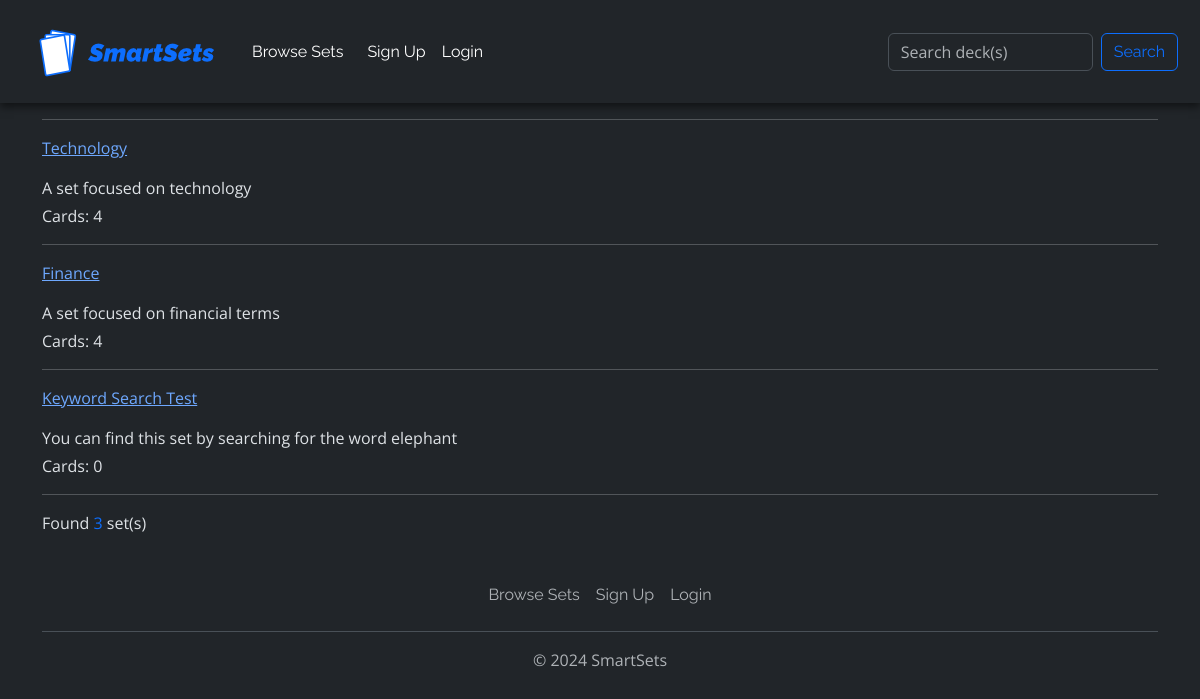
/sets/search/, run on the app's committed database.
### sets/models.py (models this page shows, shortened)
class Sets(models.Model):
    name = CharField(blank=False, max_length=128)
    description = TextField()
    card_count = IntegerField()
    public = BooleanField()
    shared_with = ManyToManyField(User, related_name="shared_with", blank=True)
    author = ForeignKey(User, on_delete=models.CASCADE, related_name="author")
    slug = models.SlugField(unique=True, null=False)

### sets/views.py (the view)
# urls.py: path('search/', views.search_sets, name='search_sets'),
def search_sets(request):
    query = request.GET.get('q')
    query = "" if query == None else query
    match_sets = Sets.objects.filter((Q(name__icontains=query) | Q(description__icontains=query)) & Q(public=True))
    set_count = len(match_sets)
    context = {"sets":match_sets, "count":set_count}
    return render(request, "view_sets.html", context=context)

### sets/templates/view_sets.html (shortened to what this page needs)
{% extends "base_layout.html" %}
{% block content %}
<div class="container">
    {% for set in sets %}
    <hr>
    <p><a href="{% url 'view_set' set.slug %}">{{set.name}}</a></h4>
    <p class="mb-1"> {{set.description|truncatechars:64}} </p>
    <p class="mt-0"> Cards: {{set.card_count}} </p>
    {% endfor %}
    <hr>
    <p>Found <span class="text-primary">{{count}}</span> set(s)</p>
</div>
{% endblock %}

### SmartSets/templates/base_layout.html (shortened to what this page needs)
{% load static %}
<!DOCTYPE html>
<html lang="en" data-bs-theme="dark">
  <head>
    <link href="https://cdn.jsdelivr.net/npm/bootstrap@5.3.3/dist/css/bootstrap.min.css" rel="stylesheet">
    <link rel="stylesheet" href="{% static 'styles.css' %}">
</head>
  <body>
   <nav class="header-shadow navbar navbar-expand-lg bg-dark sticky-top">
    <div class="container-fluid">
      <a class="navbar-brand ms-3" href="{% url 'home' %}">
        <img src="{% static 'images/smartsets.png' %}" alt="logo", class="d-inline-block align-text-top", width="200", height="50">
      </a>
      <div class="collapse navbar-collapse" id="mynavbar">
        <ul class="navbar-nav me-auto">
          <li class="nav-item">
            <a class="nav-link me-2" href="{% url 'sets_home' %}">Browse Sets</a>
          </li>
          {% if user.is_authenticated %}
          <li class="nav-item">
            <a class="nav-link me-2" href="{% url 'my_sets' %}">My Sets</a>
          </li>
          <li class="nav-item dropdown me-2">
            <button class="btn btn-dark dropdown-toggle me-2" data-bs-toggle="dropdown" aria-expanded="false">
                My Account
            </button>
            <ul class="dropdown-menu dropdown-menu-dark">
              <li><a class="dropdown-item" href="{% url 'change_password' %}">Change Password</a></li>
            </ul>
          </li>
          {% else %}
          <li class="nav-item">
            <a class="nav-link" href="{% url 'signup' %}">Sign Up</a>
          </li>
          <li class="nav-item">
            <a class="nav-link" href="{% url 'login' %}">Login</a>
          </li>
          {% endif %}
        </ul>
        <form class="d-flex" action="{% url 'search_sets' %}" method="get">
          <input class="form-control me-2" type="text" name="q" placeholder="Search deck(s)">
          <button class="btn btn-outline-primary" type="submit">Search</button>
        </form>
      </div>
    </div>
  </nav>
    {% block content %}
    {% endblock %}
    <div class="container">
      <footer class="py-3 my-4">
        <ul class="nav justify-content-center border-bottom pb-3 mb-3">
          <li class="nav-item"><a href="{% url 'sets_home' %}" class="nav-link px-2 text-muted">Browse Sets</a></li>
          {% if user.is_authenticated %}
          <li class="nav-item"><a href="{% url 'my_sets' %}" class="nav-link px-2 text-muted">My Sets</a></li>
          <li class="nav-item"><a href="{% url 'change_password' %}" class="nav-link px-2 text-muted">Change Password</a></li>
          <li class="nav-item"><a href="{% url 'logout' %}" class="nav-link px-2 text-muted">Log Out</a></li>
          {% else %}
          <li class="nav-item"><a href="{% url 'signup' %}" class="nav-link px-2 text-muted">Sign Up</a></li>
          <li class="nav-item"><a href="{% url 'login' %}" class="nav-link px-2 text-muted">Login</a></li>
          {% endif %}
        </ul>
        <p class="text-center text-muted">© 2024 SmartSets</p>
      </footer>
    </div>
  </body>
</html>

### static/styles.css (style rules this page uses)
body { font-family: 'Open Sans', sans-serif; font-size: 1rem; line-height: 1.5; }
h1, h2, h3, h4, h5, h6, .navbar-brand, .nav-link, .btn { font-family: 'Raleway', sans-serif; }
.nav-item { font-family: 'Raleway', sans-serif; }
.navbar { box-shadow: 0 4px 8px rgba(0, 0, 0, 0.5) !important; padding: 20px 10px 20px 0px; background-color: #28a7e9; transition: all ease 0.4s; }
.navbar-brand { font-size: 22px; color: white !important; }
.navbar .navbar-nav li a { font-size: 16px; color: white; }

### data on the page
Sets: name "Technology", description "A set focused on technology", card_count "4"
Sets: name "Finance", description "A set focused on financial terms", card_count "4"
Sets: name "Keyword Search Test", description "You can find this set by searching for the word elephant", card_count "0"

### other printed values
{{ count }} "3"
